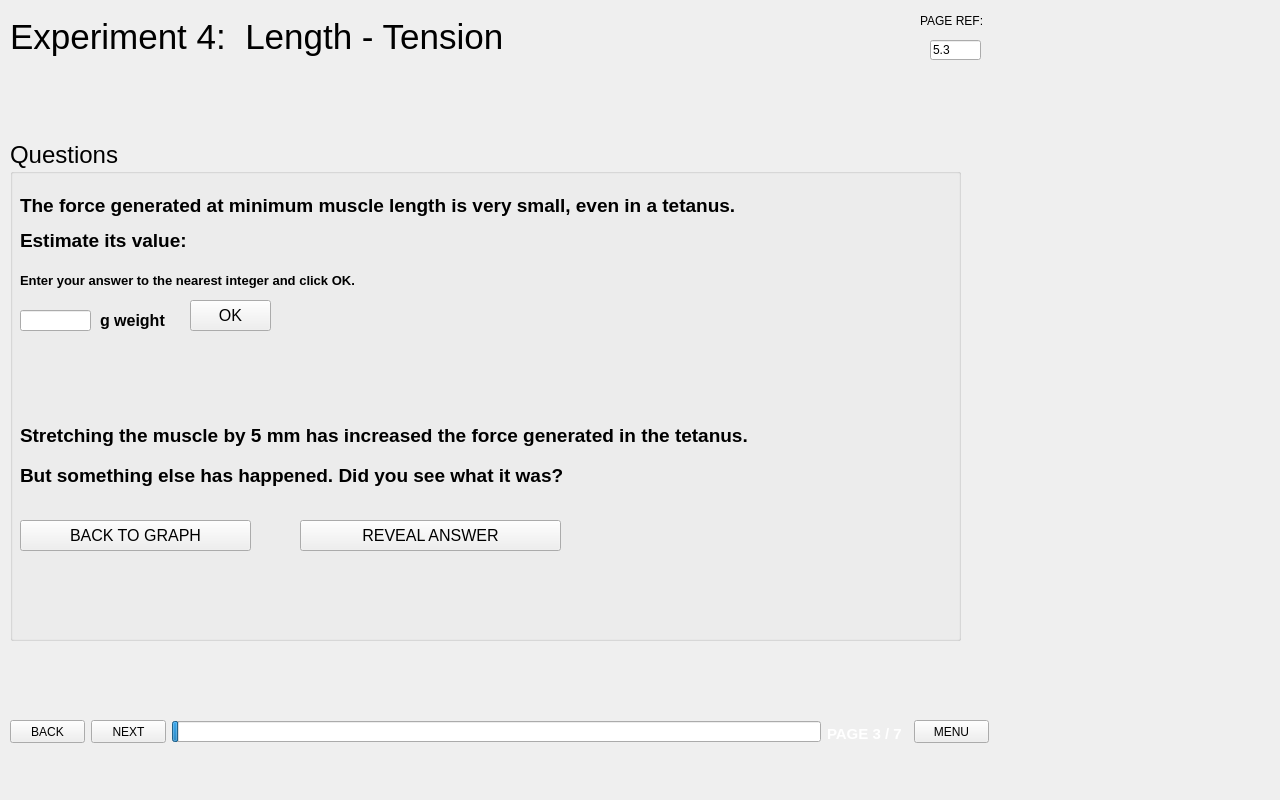
<?xml version="1.0" encoding="UTF-8"?>
<ui version="4.0">
 <class>MainWindow</class>
 <widget class="QMainWindow" name="MainWindow">
  <property name="geometry">
   <rect>
    <x>0</x>
    <y>0</y>
    <width>1280</width>
    <height>800</height>
   </rect>
  </property>
  <property name="windowTitle">
   <string>MainWindow</string>
  </property>
  <property name="autoFillBackground">
   <bool>false</bool>
  </property>
  <widget class="QWidget" name="centralwidget">
   <widget class="QProgressBar" name="progressBar">
    <property name="geometry">
     <rect>
      <x>172</x>
      <y>721</y>
      <width>649</width>
      <height>21</height>
     </rect>
    </property>
    <property name="sizePolicy">
     <sizepolicy hsizetype="Minimum" vsizetype="Fixed">
      <horstretch>0</horstretch>
      <verstretch>0</verstretch>
     </sizepolicy>
    </property>
    <property name="value">
     <number>1</number>
    </property>
    <property name="textVisible">
     <bool>false</bool>
    </property>
   </widget>
   <widget class="QPushButton" name="pushButtonMenu">
    <property name="enabled">
     <bool>true</bool>
    </property>
    <property name="geometry">
     <rect>
      <x>914</x>
      <y>720</y>
      <width>75</width>
      <height>23</height>
     </rect>
    </property>
    <property name="sizePolicy">
     <sizepolicy hsizetype="Maximum" vsizetype="Fixed">
      <horstretch>0</horstretch>
      <verstretch>0</verstretch>
     </sizepolicy>
    </property>
    <property name="minimumSize">
     <size>
      <width>50</width>
      <height>20</height>
     </size>
    </property>
    <property name="text">
     <string>MENU</string>
    </property>
   </widget>
   <widget class="QPushButton" name="pushButtonBack">
    <property name="geometry">
     <rect>
      <x>10</x>
      <y>720</y>
      <width>75</width>
      <height>23</height>
     </rect>
    </property>
    <property name="sizePolicy">
     <sizepolicy hsizetype="Maximum" vsizetype="Fixed">
      <horstretch>0</horstretch>
      <verstretch>0</verstretch>
     </sizepolicy>
    </property>
    <property name="text">
     <string>BACK</string>
    </property>
   </widget>
   <widget class="QPushButton" name="pushButtonNext">
    <property name="geometry">
     <rect>
      <x>91</x>
      <y>720</y>
      <width>75</width>
      <height>23</height>
     </rect>
    </property>
    <property name="sizePolicy">
     <sizepolicy hsizetype="Maximum" vsizetype="Fixed">
      <horstretch>0</horstretch>
      <verstretch>0</verstretch>
     </sizepolicy>
    </property>
    <property name="text">
     <string>NEXT</string>
    </property>
   </widget>
   <widget class="QLabel" name="labelPage">
    <property name="geometry">
     <rect>
      <x>827</x>
      <y>709</y>
      <width>81</width>
      <height>49</height>
     </rect>
    </property>
    <property name="sizePolicy">
     <sizepolicy hsizetype="Maximum" vsizetype="Preferred">
      <horstretch>0</horstretch>
      <verstretch>0</verstretch>
     </sizepolicy>
    </property>
    <property name="font">
     <font>
      <pointsize>11</pointsize>
      <weight>75</weight>
      <bold>true</bold>
     </font>
    </property>
    <property name="styleSheet">
     <string notr="true">color: rgb(255, 255, 255);</string>
    </property>
    <property name="text">
     <string>PAGE 3 / 7</string>
    </property>
   </widget>
   <widget class="QLabel" name="labelPageRef">
    <property name="geometry">
     <rect>
      <x>920</x>
      <y>10</y>
      <width>71</width>
      <height>21</height>
     </rect>
    </property>
    <property name="sizePolicy">
     <sizepolicy hsizetype="Maximum" vsizetype="Preferred">
      <horstretch>0</horstretch>
      <verstretch>0</verstretch>
     </sizepolicy>
    </property>
    <property name="text">
     <string>PAGE REF:</string>
    </property>
   </widget>
   <widget class="QLineEdit" name="lineEdit">
    <property name="geometry">
     <rect>
      <x>930</x>
      <y>40</y>
      <width>51</width>
      <height>20</height>
     </rect>
    </property>
    <property name="sizePolicy">
     <sizepolicy hsizetype="Ignored" vsizetype="Fixed">
      <horstretch>0</horstretch>
      <verstretch>0</verstretch>
     </sizepolicy>
    </property>
    <property name="text">
     <string>5.3</string>
    </property>
    <property name="readOnly">
     <bool>true</bool>
    </property>
   </widget>
   <widget class="QLabel" name="labelCurrentWindow">
    <property name="geometry">
     <rect>
      <x>10</x>
      <y>0</y>
      <width>571</width>
      <height>74</height>
     </rect>
    </property>
    <property name="font">
     <font>
      <pointsize>26</pointsize>
     </font>
    </property>
    <property name="text">
     <string>Experiment 4:  Length - Tension</string>
    </property>
   </widget>
   <widget class="QGroupBox" name="groupBox_3">
    <property name="geometry">
     <rect>
      <x>10</x>
      <y>140</y>
      <width>951</width>
      <height>501</height>
     </rect>
    </property>
    <property name="font">
     <font>
      <pointsize>18</pointsize>
     </font>
    </property>
    <property name="title">
     <string>Questions</string>
    </property>
    <widget class="QLabel" name="label_4">
     <property name="geometry">
      <rect>
       <x>10</x>
       <y>130</y>
       <width>571</width>
       <height>20</height>
      </rect>
     </property>
     <property name="font">
      <font>
       <pointsize>10</pointsize>
       <weight>75</weight>
       <bold>true</bold>
      </font>
     </property>
     <property name="text">
      <string>Enter your answer to the nearest integer and click OK.</string>
     </property>
    </widget>
    <widget class="QLineEdit" name="lineEditQuestion1">
     <property name="geometry">
      <rect>
       <x>10</x>
       <y>170</y>
       <width>71</width>
       <height>21</height>
      </rect>
     </property>
     <property name="text">
      <string/>
     </property>
    </widget>
    <widget class="QLabel" name="label_3">
     <property name="geometry">
      <rect>
       <x>10</x>
       <y>50</y>
       <width>921</width>
       <height>31</height>
      </rect>
     </property>
     <property name="font">
      <font>
       <pointsize>14</pointsize>
       <weight>75</weight>
       <bold>true</bold>
      </font>
     </property>
     <property name="text">
      <string>The force generated at minimum muscle length is very small, even in a tetanus.</string>
     </property>
    </widget>
    <widget class="QPushButton" name="pushButtonAnswerQuestion1">
     <property name="geometry">
      <rect>
       <x>180</x>
       <y>160</y>
       <width>81</width>
       <height>31</height>
      </rect>
     </property>
     <property name="font">
      <font>
       <pointsize>12</pointsize>
      </font>
     </property>
     <property name="text">
      <string>OK</string>
     </property>
    </widget>
    <widget class="QLabel" name="label_5">
     <property name="geometry">
      <rect>
       <x>10</x>
       <y>90</y>
       <width>301</width>
       <height>21</height>
      </rect>
     </property>
     <property name="font">
      <font>
       <pointsize>14</pointsize>
       <weight>75</weight>
       <bold>true</bold>
      </font>
     </property>
     <property name="text">
      <string>Estimate its value:</string>
     </property>
    </widget>
    <widget class="QLabel" name="label_6">
     <property name="geometry">
      <rect>
       <x>90</x>
       <y>170</y>
       <width>91</width>
       <height>21</height>
      </rect>
     </property>
     <property name="font">
      <font>
       <pointsize>12</pointsize>
       <weight>75</weight>
       <bold>true</bold>
      </font>
     </property>
     <property name="text">
      <string>g weight</string>
     </property>
    </widget>
    <widget class="QLabel" name="label_7">
     <property name="geometry">
      <rect>
       <x>10</x>
       <y>280</y>
       <width>921</width>
       <height>31</height>
      </rect>
     </property>
     <property name="font">
      <font>
       <pointsize>14</pointsize>
       <weight>75</weight>
       <bold>true</bold>
      </font>
     </property>
     <property name="text">
      <string>Stretching the muscle by 5 mm has increased the force generated in the tetanus.</string>
     </property>
    </widget>
    <widget class="QPushButton" name="pushButtonBackToGraph">
     <property name="geometry">
      <rect>
       <x>10</x>
       <y>380</y>
       <width>231</width>
       <height>31</height>
      </rect>
     </property>
     <property name="font">
      <font>
       <pointsize>12</pointsize>
      </font>
     </property>
     <property name="text">
      <string>BACK TO GRAPH</string>
     </property>
    </widget>
    <widget class="QLabel" name="label_8">
     <property name="geometry">
      <rect>
       <x>10</x>
       <y>320</y>
       <width>911</width>
       <height>31</height>
      </rect>
     </property>
     <property name="font">
      <font>
       <pointsize>14</pointsize>
       <weight>75</weight>
       <bold>true</bold>
      </font>
     </property>
     <property name="text">
      <string>But something else has happened. Did you see what it was?</string>
     </property>
    </widget>
    <widget class="QPushButton" name="pushButtonRevealAnswer">
     <property name="geometry">
      <rect>
       <x>290</x>
       <y>380</y>
       <width>261</width>
       <height>31</height>
      </rect>
     </property>
     <property name="font">
      <font>
       <pointsize>12</pointsize>
      </font>
     </property>
     <property name="text">
      <string>REVEAL ANSWER</string>
     </property>
    </widget>
   </widget>
  </widget>
 </widget>
 <resources>
  <include location="../resources.qrc"/>
 </resources>
 <connections/>
</ui>
